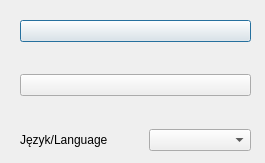
<?xml version="1.0" encoding="UTF-8"?>
<ui version="4.0">
 <class>IntroductionDialogWindow</class>
 <widget class="QDialog" name="IntroductionDialogWindow">
  <property name="geometry">
   <rect>
    <x>0</x>
    <y>0</y>
    <width>265</width>
    <height>163</height>
   </rect>
  </property>
  <property name="windowTitle">
   <string>Dialog</string>
  </property>
  <widget class="QWidget" name="layoutWidget">
   <property name="geometry">
    <rect>
     <x>20</x>
     <y>20</y>
     <width>231</width>
     <height>131</height>
    </rect>
   </property>
   <layout class="QVBoxLayout" name="verticalLayout">
    <item>
     <widget class="QPushButton" name="createProjectButton">
      <property name="sizePolicy">
       <sizepolicy hsizetype="Expanding" vsizetype="Expanding">
        <horstretch>0</horstretch>
        <verstretch>0</verstretch>
       </sizepolicy>
      </property>
      <property name="text">
       <string/>
      </property>
     </widget>
    </item>
    <item>
     <spacer name="verticalSpacer">
      <property name="orientation">
       <enum>Qt::Vertical</enum>
      </property>
      <property name="sizeHint" stdset="0">
       <size>
        <width>20</width>
        <height>40</height>
       </size>
      </property>
     </spacer>
    </item>
    <item>
     <widget class="QPushButton" name="openProjectButton">
      <property name="sizePolicy">
       <sizepolicy hsizetype="Expanding" vsizetype="Expanding">
        <horstretch>0</horstretch>
        <verstretch>0</verstretch>
       </sizepolicy>
      </property>
      <property name="text">
       <string/>
      </property>
     </widget>
    </item>
    <item>
     <spacer name="verticalSpacer_2">
      <property name="orientation">
       <enum>Qt::Vertical</enum>
      </property>
      <property name="sizeHint" stdset="0">
       <size>
        <width>20</width>
        <height>40</height>
       </size>
      </property>
     </spacer>
    </item>
    <item>
     <layout class="QHBoxLayout" name="horizontalLayout_2">
      <item>
       <widget class="QLabel" name="label">
        <property name="sizePolicy">
         <sizepolicy hsizetype="Expanding" vsizetype="Expanding">
          <horstretch>0</horstretch>
          <verstretch>0</verstretch>
         </sizepolicy>
        </property>
        <property name="text">
         <string>Język/Language</string>
        </property>
       </widget>
      </item>
      <item>
       <spacer name="horizontalSpacer">
        <property name="orientation">
         <enum>Qt::Horizontal</enum>
        </property>
        <property name="sizeType">
         <enum>QSizePolicy::Fixed</enum>
        </property>
        <property name="sizeHint" stdset="0">
         <size>
          <width>20</width>
          <height>20</height>
         </size>
        </property>
       </spacer>
      </item>
      <item>
       <widget class="QComboBox" name="languagecomboBox">
        <property name="sizePolicy">
         <sizepolicy hsizetype="Expanding" vsizetype="Fixed">
          <horstretch>0</horstretch>
          <verstretch>0</verstretch>
         </sizepolicy>
        </property>
       </widget>
      </item>
     </layout>
    </item>
   </layout>
  </widget>
 </widget>
 <resources/>
 <connections/>
</ui>
